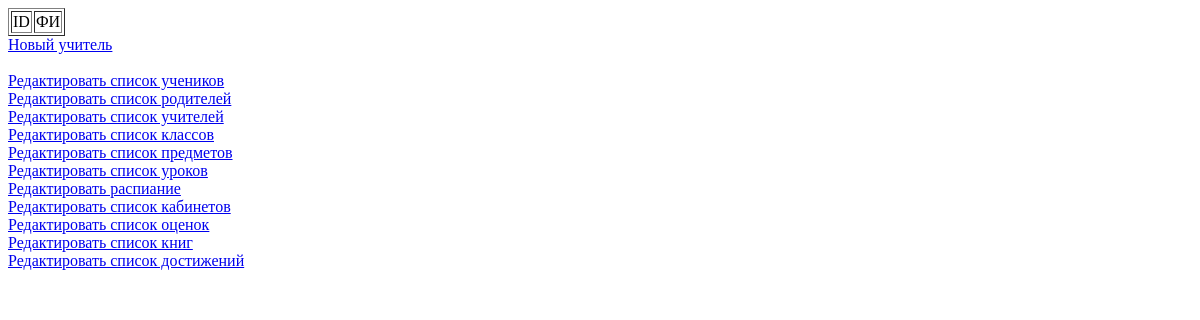
The app's page /admin_panel/teachers (signed in), older data.
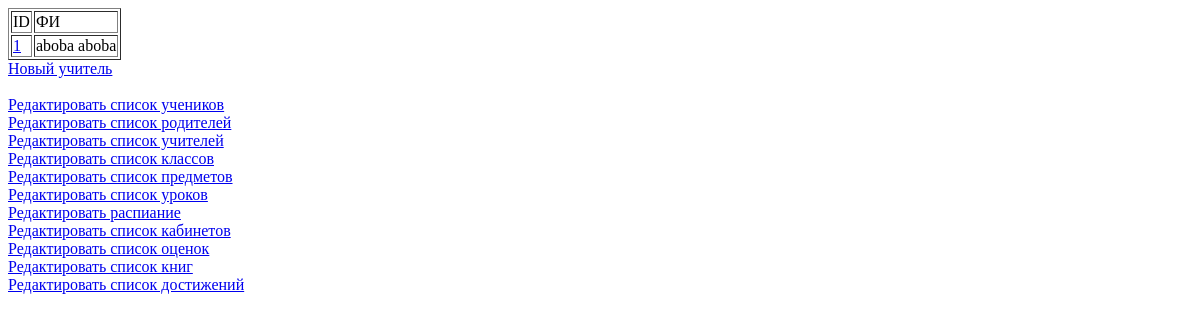
The same page, newer data.
### app/models.py (models this page shows, shortened)
class Teacher(db.Model):
    id_ = sqlalchemy.Column(sqlalchemy.Integer, primary_key=True, autoincrement=True)
    user_id = sqlalchemy.Column(sqlalchemy.Integer, sqlalchemy.ForeignKey("user.id_"))
    lessons = orm.relationship('Lesson', backref='teacher', lazy='dynamic')
    class_ = orm.relationship('Class', backref='manager', uselist=False)

class User(db.Model, UserMixin):
    id_ = sqlalchemy.Column(sqlalchemy.Integer, primary_key=True, autoincrement=True)
    name = sqlalchemy.Column(sqlalchemy.String(32), nullable=False)
    surname = sqlalchemy.Column(sqlalchemy.String(32), nullable=False)
    password = sqlalchemy.Column(sqlalchemy.String(102), nullable=False)
    email = sqlalchemy.Column(sqlalchemy.String(255), unique=True)
    type = sqlalchemy.Column(sqlalchemy.Integer, nullable=False)
    students = db.relationship('Student', backref='student_user_data', lazy='dynamic')
    mothers = db.relationship('Mother', backref='mother_user_data', lazy='dynamic')
    fathers = db.relationship('Father', backref='father_user_data', lazy='dynamic')
    teachers = db.relationship('Teacher', backref='teacher_user_data', lazy='dynamic')
    admins = db.relationship('Admin', backref='admin_user_data', lazy='dynamic')
    def has_roles(self, *roles):
        if roles[0] == Role.Parent:
            if self.type == 1 or self.type == 2:
                return True
        elif int(roles[0]) == self.type:
            return True
        else:
            return False

### app/admin_panel.py (the view)
@application.route("/admin_panel/teachers")
@roles_required(Role.Admin)
def admin_panel_teachers():
    return render_template("admin/teachers.html", teachers=parse_filter(models.Teacher))

### app/admin_panel.py (called while the page is built)
def parse_filter(class_):
    params = list(request.args.keys())
    if len(params) and hasattr(class_, params[0]):
        field = params[0]
        data = request.args[field]
        results = class_.query.filter_by(**{field: data})  # 'class_' is database model
        return results
    else:
        return class_.query.all()

### app/authorization.py (called while the page is built)
@loginManager.user_loader
def load_user(user_id):
    return models.User.query.get(int(user_id))

### app/templates/admin/teachers.html (shortened to what this page needs)
{% extends "/admin/base.html" %}
{% block main %}
    <table border="1">
        <tr>
            <td>ID</td>
            <td>ФИ</td>
        </tr>
        {% for teacher in teachers %}
        <tr>
            <td>
                <a href="{{ url_for('admin_panel_teachers', id_=teacher.id_) }}">{{ teacher.id_ }}</a>
            </td>
            <td>{{ teacher.teacher_user_data.surname }} {{ teacher.teacher_user_data.name }}</td>
        </tr>
        {% endfor %}
    </table>
    <div>
        <a href="{{ url_for('admin_panel_teachers_new') }}">Новый учитель</a>
    </div>
{% endblock %}

Row changes from the older to the newer data that the page shows:
added Teacher: id_ "1", teacher_user_data.surname "aboba", teacher_user_data.name "aboba"
